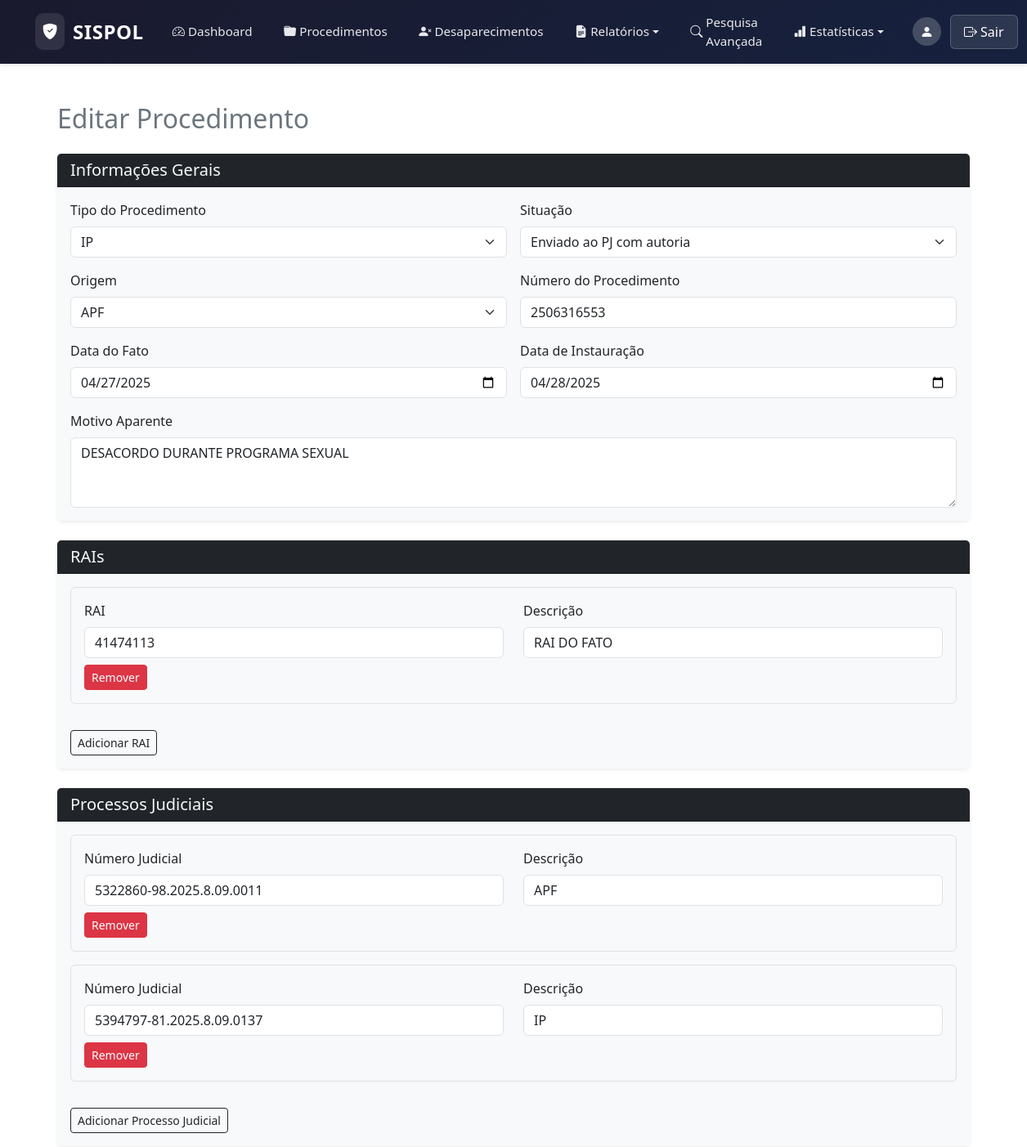
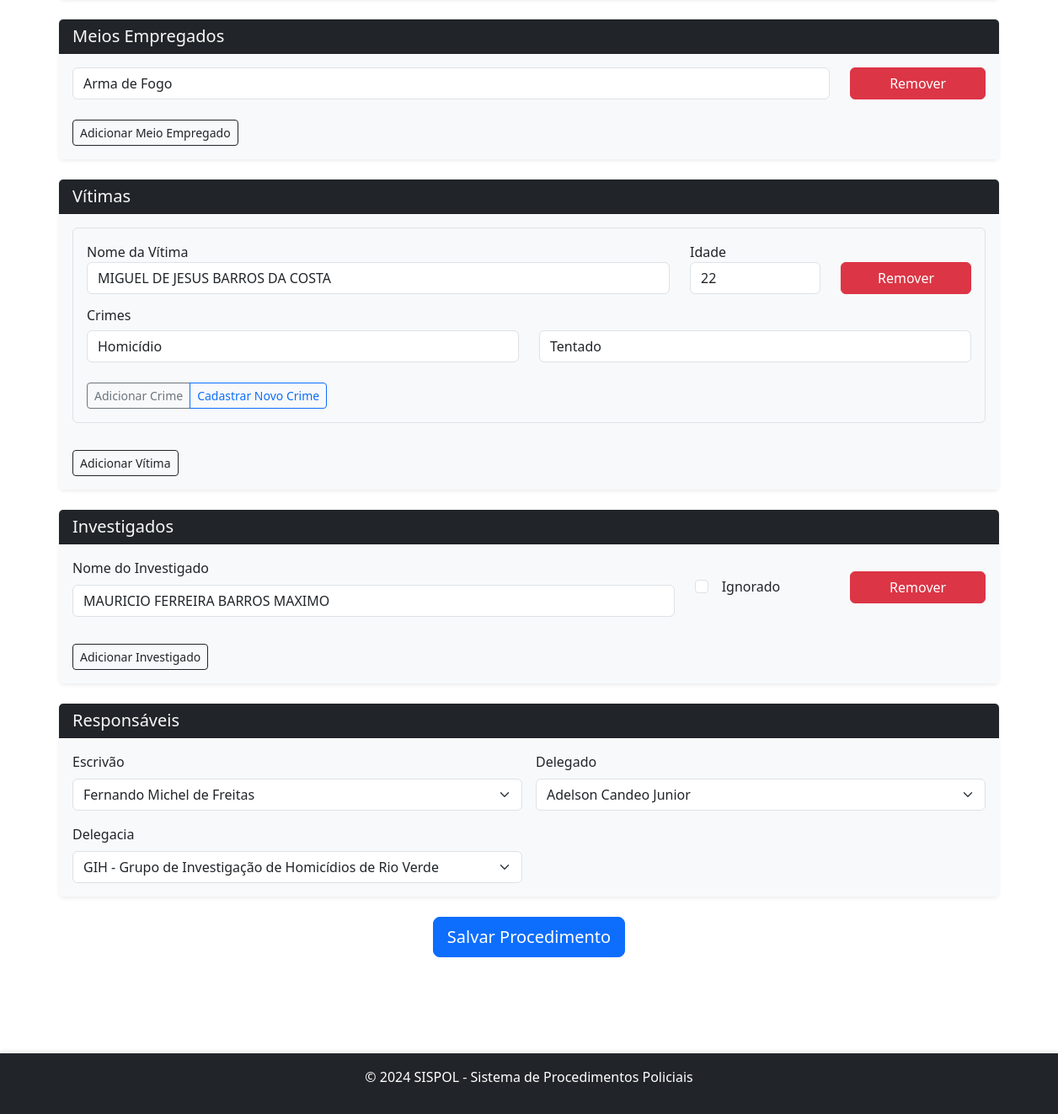
Screenshot of /public/editar_procedimento.php?id=366 (signed in) with the database file from the repository (2 pictures, top to bottom).
### tables this page shows
CREATE TABLE `Procedimentos` (
  `ID` int NOT NULL,
  `SituacaoID` int NOT NULL,
  `TipoID` int NOT NULL,
  `OrigemID` int NOT NULL,
  `NumeroProcedimento` varchar(50) NOT NULL,
  `DataFato` date DEFAULT NULL,
  `DataInstauracao` date DEFAULT NULL,
  `MotivoAparente` text,
  `EscrivaoID` int NOT NULL,
  `DelegadoID` int NOT NULL,
  `DelegaciaID` int NOT NULL,
  `DataCriacao` datetime DEFAULT CURRENT_TIMESTAMP,
  `DataAtualizacao` datetime DEFAULT CURRENT_TIMESTAMP ON UPDATE CURRENT_TIMESTAMP,
  `MeioEmpregadoID` int DEFAULT NULL,
  `Dependente` tinyint(1) NOT NULL DEFAULT '0' COMMENT 'Informa se o crime investigado já é apurado em outro procedimento.',
  `Favorito` tinyint(1) NOT NULL DEFAULT '0'
);

CREATE TABLE `RAIs` (
  `ID` int NOT NULL,
  `ProcedimentoID` int NOT NULL,
  `Numero` varchar(50) NOT NULL,
  `Descricao` text NOT NULL
);

CREATE TABLE `ProcessosJudiciais` (
  `ID` int NOT NULL,
  `ProcedimentoID` int NOT NULL,
  `Numero` varchar(50) NOT NULL,
  `Descricao` text NOT NULL
);

CREATE TABLE `Vitimas` (
  `ID` int NOT NULL,
  `Nome` varchar(255) NOT NULL,
  `Idade` int DEFAULT NULL,
  `ProcedimentoID` int NOT NULL
);

CREATE TABLE `Vitimas_Crimes` (
  `ID` int NOT NULL,
  `VitimaID` int NOT NULL,
  `CrimeID` int NOT NULL,
  `Modalidade` enum('Tentado','Consumado') NOT NULL
);

CREATE TABLE `Crimes` (
  `ID` int NOT NULL,
  `Nome` varchar(255) NOT NULL,
  `Descricao` text,
  `DataCriacao` timestamp NULL DEFAULT CURRENT_TIMESTAMP
);

CREATE TABLE `Investigados` (
  `ID` int NOT NULL,
  `Nome` varchar(255) NOT NULL,
  `ProcedimentoID` int NOT NULL
);

### public/editar_procedimento.php (the view, shortened to what the rows shown need)
<?php
include '../includes/header.php';
$procedimentoID = $_GET['id'] ?? null;
$stmt = $pdo->prepare("SELECT * FROM Procedimentos WHERE ID = :ID");
$stmt->execute([':ID' => $procedimentoID]);
$procedimento = $stmt->fetch(PDO::FETCH_ASSOC);
$queryProcessos = "SELECT ID, Numero, Descricao FROM ProcessosJudiciais WHERE ProcedimentoID = :ID";
$queryRAIs = "SELECT ID, Numero, Descricao FROM RAIs WHERE ProcedimentoID = :ID";
$queryVitimas = "SELECT ID, Nome, Idade FROM Vitimas WHERE ProcedimentoID = :ID";
$queryCrimes = "SELECT ID, VitimaID, CrimeID, Modalidade FROM Vitimas_Crimes WHERE VitimaID IN (SELECT ID FROM Vitimas WHERE ProcedimentoID = :ID)";
$queryInvestigados = "SELECT * FROM Investigados WHERE ProcedimentoID = :ID";
$stmtProcessos = $pdo->prepare($queryProcessos);
$stmtRAIs = $pdo->prepare($queryRAIs);
$stmtVitimas = $pdo->prepare($queryVitimas);
$stmtCrimes = $pdo->prepare($queryCrimes);
$stmtInvestigados = $pdo->prepare($queryInvestigados);
$stmtProcessos->execute([':ID' => $procedimentoID]);
$stmtRAIs->execute([':ID' => $procedimentoID]);
$stmtVitimas->execute([':ID' => $procedimentoID]);
$stmtCrimes->execute([':ID' => $procedimentoID]);
$stmtInvestigados->execute([':ID' => $procedimentoID]);
$processos = $stmtProcessos->fetchAll(PDO::FETCH_ASSOC);
$raisSalvos = $stmtRAIs->fetchAll(PDO::FETCH_ASSOC);
$vitimas = $stmtVitimas->fetchAll(PDO::FETCH_ASSOC);
$investigadosSalvos = $stmtInvestigados->fetchAll(PDO::FETCH_ASSOC);
$crimes = $stmtCrimes->fetchAll(PDO::FETCH_ASSOC);
$vitimasCrimesMap = [];
foreach ($crimes as $crime) {
    $vitimasCrimesMap[$crime['VitimaID']][] = [
        'ID' => $crime['ID'],
        'CrimeID' => $crime['CrimeID'],
        'Modalidade' => $crime['Modalidade']
    ];
}
$vitimasSalvas = [];
foreach ($vitimas as $vitima) {
    $vitima['Crimes'] = isset($vitimasCrimesMap[$vitima['ID']]) ? $vitimasCrimesMap[$vitima['ID']] : [];
    $vitimasSalvas[] = $vitima;
}
?>
<div class="container mt-5">
    <h2 class="text-left text-secondary mb-4">Editar Procedimento</h2>
    <form method="post" id="form-cadastrar-procedimento" novalidate>
        <div class="card mb-4 shadow-sm border-0">
            <div class="card-body bg-light">
                <div class="row g-3">
                    <div class="col-md-6">
                        <label for="numero_procedimento" class="form-label">Número do Procedimento</label>
                        <input type="text" id="numero_procedimento" name="numero_procedimento"
                               class="form-control" value="<?= htmlspecialchars($procedimento['NumeroProcedimento'] ?? '') ?>" required>
                    </div>
                    <div class="col-md-6">
                        <label for="data_fato" class="form-label">Data do Fato</label>
                        <input type="date" id="data_fato" name="data_fato"
                               class="form-control" value="<?= htmlspecialchars($procedimento['DataFato'] ?? '') ?>">
                    </div>
                    <div class="col-md-6">
                        <label for="data_instauracao" class="form-label">Data de Instauração</label>
                        <input type="date" id="data_instauracao" name="data_instauracao"
                               class="form-control" value="<?= htmlspecialchars($procedimento['DataInstauracao'] ?? '') ?>">
                    </div>
                    <div class="col-md-12">
                        <label for="motivo_aparente" class="form-label">Motivo Aparente</label>
                        <textarea id="motivo_aparente" name="motivo_aparente"
                                  class="form-control" rows="3"><?= htmlspecialchars($procedimento['MotivoAparente'] ?? '') ?></textarea>
                    </div>
                </div>
            </div>
        </div>
<div class="card mb-4 shadow-sm border-0">
    <div class="card-body bg-light">
        <div id="rais-container">
            <?php if (!empty($raisSalvos)) : ?>
                <?php foreach ($raisSalvos as $index => $rai) : ?>
                    <div class="mb-3 border p-3 rounded bg-light">
                        <div class="row">
                            <div class="col-md-6">
                                <label for="rai-<?= $index ?>" class="form-label">RAI</label>
                                <input type="text" id="rai-<?= $index ?>" name="rais[<?= $index ?>][numero]"
                                       class="form-control" value="<?= htmlspecialchars($rai['Numero']) ?>" required>
                            </div>
                            <div class="col-md-6">
                                <label for="rai-descricao-<?= $index ?>" class="form-label">Descrição</label>
                                <input type="text" id="rai-descricao-<?= $index ?>" name="rais[<?= $index ?>][descricao]"
                                       class="form-control" value="<?= htmlspecialchars($rai['Descricao']) ?>" required>
                            </div>
                        </div>
                        <button type="button" class="btn btn-danger btn-sm mt-2" onclick="removerElemento(this)">Remover</button>
                    </div>
                <?php endforeach; ?>
            <?php else: ?>
                <p>Nenhum RAI cadastrado.</p>
            <?php endif; ?>
        </div>
    </div>
</div>
<div class="card mb-4 shadow-sm border-0">
    <div class="card-body bg-light">
        <div id="processos-container">
            <?php if (!empty($processos)) : ?>
<?php foreach ($processos as $index => $processo) : ?>
    <div class="mb-3 border p-3 rounded bg-light">
        <div class="row">
            <div class="col-md-6">
                <label for="processo-<?= $index ?>" class="form-label">Número Judicial</label>
                <input type="text" id="processo-<?= $index ?>"
                       name="processos[<?= $index ?>][numero]"
                       class="form-control"
                       value="<?= htmlspecialchars($processo['Numero'] ?? '') ?>"
                       <?= !empty($processo['ID']) ? 'readonly' : '' ?> required>
            </div>
            <div class="col-md-6">
                <label for="processo-descricao-<?= $index ?>" class="form-label">Descrição</label>
                <input type="text" id="processo-descricao-<?= $index ?>"
                       name="processos[<?= $index ?>][descricao]"
                       class="form-control"
                       value="<?= htmlspecialchars($processo['Descricao'] ?? '') ?>" required>
            </div>
        </div>
        <button type="button" class="btn btn-danger btn-sm mt-2" onclick="removerElemento(this)">Remover</button>
    </div>
<?php endforeach; ?>
           <?php endif; ?>
        </div>
    </div>
</div>
<div class="card mb-4 shadow-sm border-0">
    <div class="card-body bg-light">
        <div id="vitimas-container">
            <?php if (!empty($vitimasSalvas)) : ?>
                <?php foreach ($vitimasSalvas as $index => $vitima) : ?>
                    <div class="mb-3 p-3 border rounded bg-light">
                        <div class="row">
    <div class="col-md-8">
        <label>Nome da Vítima</label>
        <input type="text" name="vitimas[<?= $index ?>][nome]" class="form-control"
               value="<?= htmlspecialchars($vitima['Nome'] ?? '') ?>" required>
    </div>
    <div class="col-md-2">
        <label>Idade</label>
        <input type="number" name="vitimas[<?= $index ?>][idade]" class="form-control"
               value="<?= htmlspecialchars($vitima['Idade'] ?? '') ?>" required>
    </div>
    <div class="col-md-2 d-flex align-items-end">
        <button type="button" class="btn btn-danger w-100" onclick="removerVitima(this)">Remover</button>
    </div>
</div>
<h6 class="mt-3">Crimes</h6>
<div id="crimes-container-<?= $index ?>" class="mb-2">
    <?php if (!empty($vitima['Crimes'])) : ?>
        <?php foreach ($vitima['Crimes'] as $crimeIndex => $crime) : ?>
            <div class="row mb-2 crime-row">
                <div class="col-md-6">
                    <select name="vitimas[<?= $index ?>][crimes][<?= $crimeIndex ?>][crime_id]" class="form-control" required>
                        <?php foreach (buscar_opcoes($pdo, 'Crimes', 'ID', 'Nome') as $opcao) : ?>
                            <option value="<?= $opcao['id'] ?>"
                                <?= (isset($crime['CrimeID']) && $crime['CrimeID'] == $opcao['id']) ? 'selected' : '' ?>>
                                <?= htmlspecialchars($opcao['nome']) ?>
                            </option>
                        <?php endforeach; ?>
                    </select>
                </div>
                <div class="col-md-6">
<select name="vitimas[<?= $index ?>][crimes][<?= $crimeIndex ?>][modalidade]" class="form-control" required>
    <option value="Tentado" <?= (isset($crime['Modalidade']) && $crime['Modalidade'] == 'Tentado') ? 'selected' : '' ?>>Tentado</option>
</select>
                </div>
            </div>
        <?php endforeach; ?>
    <?php endif; ?>
</div>
                        <div class="btn-group mt-3" role="group">
                            <button type="button" class="btn btn-sm btn-outline-secondary" onclick="adicionarCrime(<?= $index ?>)">Adicionar Crime</button>
                            <button type="button" class="btn btn-sm btn-outline-primary" data-bs-toggle="modal" data-bs-target="#modalCadastrarCrime">Cadastrar Novo Crime</button>
                        </div>
                    </div>
                <?php endforeach; ?>
            <?php endif; ?>
        </div>
    </div>
</div>
<div class="card mb-4 shadow-sm border-0">
    <div class="card-body bg-light">
        <div id="investigados-container">
            <?php
            if (!empty($investigadosSalvos)) : ?>
                <?php foreach ($investigadosSalvos as $index => $investigado) : ?>
                    <div class="row mb-3 investigado-row">
                        <div class="col-md-8">
                            <label for="investigado-nome-<?= $index ?>" class="form-label">Nome do Investigado</label>
                            <input type="text" id="investigado-nome-<?= $index ?>"
                                   name="investigados[<?= $index ?>][nome]"
                                   class="form-control"
                                   value="<?= htmlspecialchars($investigado['Nome']) ?>"
                                   <?= $investigado['Nome'] === 'Ignorado' ? 'disabled' : '' ?> required>
                        </div>
                        <div class="col-md-2 d-flex align-items-center">
                            <div class="form-check">
                                <input type="checkbox" class="form-check-input"
                                       id="ignorado-<?= $index ?>"
                                       name="investigados[<?= $index ?>][ignorado]"
                                       value="1"
                                       <?= $investigado['Nome'] === 'Ignorado' ? 'checked' : '' ?>
                                       onchange="toggleIgnorado(this, <?= $index ?>)">
                                <label for="ignorado-<?= $index ?>" class="form-check-label ms-2">Ignorado</label>
                            </div>
                        </div>
                        <div class="col-md-2 d-flex align-items-center">
                            <button type="button" class="btn btn-danger w-100" onclick="removerInvestigado(this)">Remover</button>
                        </div>
                    </div>
                <?php endforeach; ?>
            <?php endif; ?>
        </div>
    </div>
</div>
    </form>
</div>
<?php include '../includes/footer.php'; ?>

### rows the page displays
procedimentos: numero_procedimento "2506316553", data_fato "04/27/2025", data_instauracao "04/28/2025", motivo_aparente "DESACORDO DURANTE PROGRAMA SEXUAL"
rais: Numero "41474113", Descricao "RAI DO FATO"
processosjudiciais: Numero "5322860-98.2025.8.09.0011", Descricao "APF"
processosjudiciais: Numero "5394797-81.2025.8.09.0137", Descricao "IP"
vitimas: Nome "MIGUEL DE JESUS BARROS DA COSTA", Idade "22"
vitimas_crimes: CrimeID.Nome "Homicídio", Modalidade "Tentado"
investigados: Nome "MAURICIO FERREIRA BARROS MAXIMO"

### other values shown
$label "Tipo do Procedimento Origem Escrivão Delegado Delegacia"
form field tipo_id "IP"
form field situacao_id "Enviado ao PJ com autoria"
form field origem_id "APF"
form field value "Arma de Fogo"
form field escrivao_id "Fernando Michel de Freitas"
form field delegado_id "Adelson Candeo Junior"
form field delegacia_id "GIH - Grupo de Investigação de Homicídios de Rio Verde"
